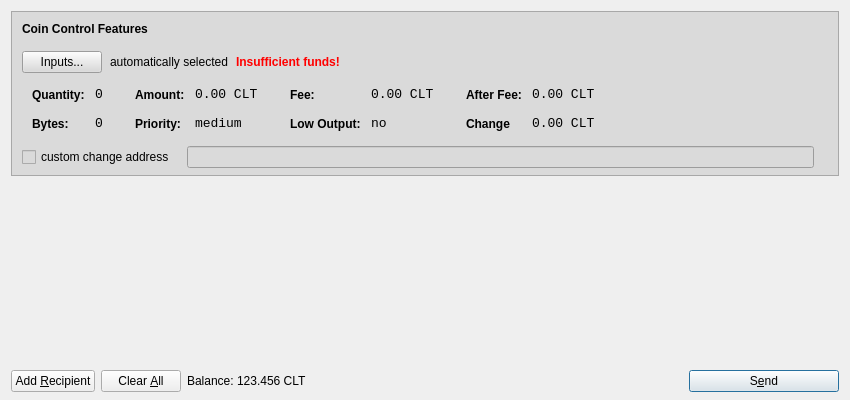
<?xml version="1.0" encoding="UTF-8"?>
<ui version="4.0">
 <class>SendCoinsDialog</class>
 <widget class="QDialog" name="SendCoinsDialog">
  <property name="geometry">
   <rect>
    <x>0</x>
    <y>0</y>
    <width>850</width>
    <height>400</height>
   </rect>
  </property>
  <property name="windowTitle">
   <string>Send Coins</string>
  </property>
  <layout class="QVBoxLayout" name="verticalLayout" stretch="0,1,0">
   <property name="bottomMargin">
    <number>8</number>
   </property>
   <item>
    <widget class="QFrame" name="frameCoinControl">
     <property name="sizePolicy">
      <sizepolicy hsizetype="Expanding" vsizetype="Expanding">
       <horstretch>0</horstretch>
       <verstretch>0</verstretch>
      </sizepolicy>
     </property>
     <property name="maximumSize">
      <size>
       <width>16777215</width>
       <height>16777215</height>
      </size>
     </property>
     <property name="styleSheet">
      <string notr="true">background-color: rgb(218, 218, 218);</string>
     </property>
     <property name="frameShape">
      <enum>QFrame::StyledPanel</enum>
     </property>
     <property name="frameShadow">
      <enum>QFrame::Sunken</enum>
     </property>
     <layout class="QVBoxLayout" name="verticalLayoutCoinControl2">
      <property name="spacing">
       <number>6</number>
      </property>
      <property name="leftMargin">
       <number>0</number>
      </property>
      <property name="topMargin">
       <number>0</number>
      </property>
      <property name="rightMargin">
       <number>0</number>
      </property>
      <property name="bottomMargin">
       <number>6</number>
      </property>
      <item>
       <layout class="QVBoxLayout" name="verticalLayoutCoinControl" stretch="0,0,0,0,1">
        <property name="spacing">
         <number>0</number>
        </property>
        <property name="leftMargin">
         <number>10</number>
        </property>
        <property name="topMargin">
         <number>10</number>
        </property>
        <item>
         <layout class="QHBoxLayout" name="horizontalLayoutCoinControl1">
          <property name="bottomMargin">
           <number>15</number>
          </property>
          <item>
           <widget class="QLabel" name="labelCoinControlFeatures">
            <property name="sizePolicy">
             <sizepolicy hsizetype="Preferred" vsizetype="Maximum">
              <horstretch>0</horstretch>
              <verstretch>0</verstretch>
             </sizepolicy>
            </property>
            <property name="font">
             <font>
              <weight>75</weight>
              <bold>true</bold>
             </font>
            </property>
            <property name="styleSheet">
             <string notr="true">font-weight:bold;  background: transparent;</string>
            </property>
            <property name="text">
             <string>Coin Control Features</string>
            </property>
           </widget>
          </item>
         </layout>
        </item>
        <item>
         <layout class="QHBoxLayout" name="horizontalLayoutCoinControl2" stretch="0,0,0,0">
          <property name="spacing">
           <number>8</number>
          </property>
          <property name="bottomMargin">
           <number>10</number>
          </property>
          <item>
           <widget class="QPushButton" name="pushButtonCoinControl">
            <property name="styleSheet">
             <string notr="true"/>
            </property>
            <property name="text">
             <string>Inputs...</string>
            </property>
           </widget>
          </item>
          <item>
           <widget class="QLabel" name="labelCoinControlAutomaticallySelected">
            <property name="styleSheet">
             <string notr="true"> background: transparent;</string>
            </property>
            <property name="text">
             <string>automatically selected</string>
            </property>
            <property name="margin">
             <number>5</number>
            </property>
           </widget>
          </item>
          <item>
           <widget class="QLabel" name="labelCoinControlInsuffFunds">
            <property name="font">
             <font>
              <weight>75</weight>
              <bold>true</bold>
             </font>
            </property>
            <property name="styleSheet">
             <string notr="true">QLabel { color: red;  background: transparent; font-weight:bold;}</string>
            </property>
            <property name="text">
             <string>Insufficient funds!</string>
            </property>
            <property name="margin">
             <number>5</number>
            </property>
           </widget>
          </item>
          <item>
           <spacer name="horizontalSpacerCoinControl">
            <property name="orientation">
             <enum>Qt::Horizontal</enum>
            </property>
            <property name="sizeHint" stdset="0">
             <size>
              <width>40</width>
              <height>1</height>
             </size>
            </property>
           </spacer>
          </item>
         </layout>
        </item>
        <item>
         <widget class="QWidget" name="widgetCoinControl" native="true">
          <property name="sizePolicy">
           <sizepolicy hsizetype="Preferred" vsizetype="Preferred">
            <horstretch>0</horstretch>
            <verstretch>0</verstretch>
           </sizepolicy>
          </property>
          <property name="minimumSize">
           <size>
            <width>0</width>
            <height>0</height>
           </size>
          </property>
          <property name="styleSheet">
           <string notr="true"> background: transparent;</string>
          </property>
          <layout class="QHBoxLayout" name="horizontalLayoutCoinControl5">
           <property name="leftMargin">
            <number>0</number>
           </property>
           <property name="topMargin">
            <number>0</number>
           </property>
           <property name="rightMargin">
            <number>0</number>
           </property>
           <property name="bottomMargin">
            <number>0</number>
           </property>
           <item>
            <layout class="QHBoxLayout" name="horizontalLayoutCoinControl3" stretch="0,0,0,1">
             <property name="spacing">
              <number>20</number>
             </property>
             <property name="topMargin">
              <number>0</number>
             </property>
             <property name="bottomMargin">
              <number>10</number>
             </property>
             <item>
              <layout class="QFormLayout" name="formLayoutCoinControl1">
               <property name="horizontalSpacing">
                <number>10</number>
               </property>
               <property name="verticalSpacing">
                <number>14</number>
               </property>
               <property name="leftMargin">
                <number>10</number>
               </property>
               <property name="topMargin">
                <number>4</number>
               </property>
               <property name="rightMargin">
                <number>6</number>
               </property>
               <item row="0" column="0">
                <widget class="QLabel" name="labelCoinControlQuantityText">
                 <property name="styleSheet">
                  <string notr="true">font-weight:bold;  background: transparent;</string>
                 </property>
                 <property name="text">
                  <string>Quantity:</string>
                 </property>
                 <property name="margin">
                  <number>0</number>
                 </property>
                </widget>
               </item>
               <item row="0" column="1">
                <widget class="QLabel" name="labelCoinControlQuantity">
                 <property name="font">
                  <font>
                   <family>Monospace</family>
                   <pointsize>10</pointsize>
                  </font>
                 </property>
                 <property name="cursor">
                  <cursorShape>IBeamCursor</cursorShape>
                 </property>
                 <property name="contextMenuPolicy">
                  <enum>Qt::ActionsContextMenu</enum>
                 </property>
                 <property name="styleSheet">
                  <string notr="true"> background: transparent;</string>
                 </property>
                 <property name="text">
                  <string>0</string>
                 </property>
                 <property name="margin">
                  <number>0</number>
                 </property>
                 <property name="textInteractionFlags">
                  <set>Qt::LinksAccessibleByMouse|Qt::TextSelectableByKeyboard|Qt::TextSelectableByMouse</set>
                 </property>
                </widget>
               </item>
               <item row="1" column="0">
                <widget class="QLabel" name="labelCoinControlBytesText">
                 <property name="styleSheet">
                  <string notr="true">font-weight:bold;  background: transparent;</string>
                 </property>
                 <property name="text">
                  <string>Bytes:</string>
                 </property>
                </widget>
               </item>
               <item row="1" column="1">
                <widget class="QLabel" name="labelCoinControlBytes">
                 <property name="font">
                  <font>
                   <family>Monospace</family>
                   <pointsize>10</pointsize>
                  </font>
                 </property>
                 <property name="cursor">
                  <cursorShape>IBeamCursor</cursorShape>
                 </property>
                 <property name="contextMenuPolicy">
                  <enum>Qt::ActionsContextMenu</enum>
                 </property>
                 <property name="styleSheet">
                  <string notr="true"> background: transparent;</string>
                 </property>
                 <property name="text">
                  <string>0</string>
                 </property>
                 <property name="textInteractionFlags">
                  <set>Qt::LinksAccessibleByMouse|Qt::TextSelectableByKeyboard|Qt::TextSelectableByMouse</set>
                 </property>
                </widget>
               </item>
              </layout>
             </item>
             <item>
              <layout class="QFormLayout" name="formLayoutCoinControl2">
               <property name="horizontalSpacing">
                <number>10</number>
               </property>
               <property name="verticalSpacing">
                <number>14</number>
               </property>
               <property name="leftMargin">
                <number>6</number>
               </property>
               <property name="topMargin">
                <number>4</number>
               </property>
               <property name="rightMargin">
                <number>6</number>
               </property>
               <item row="0" column="0">
                <widget class="QLabel" name="labelCoinControlAmountText">
                 <property name="styleSheet">
                  <string notr="true">font-weight:bold;  background: transparent;</string>
                 </property>
                 <property name="text">
                  <string>Amount:</string>
                 </property>
                 <property name="margin">
                  <number>0</number>
                 </property>
                </widget>
               </item>
               <item row="0" column="1">
                <widget class="QLabel" name="labelCoinControlAmount">
                 <property name="font">
                  <font>
                   <family>Monospace</family>
                   <pointsize>10</pointsize>
                  </font>
                 </property>
                 <property name="cursor">
                  <cursorShape>IBeamCursor</cursorShape>
                 </property>
                 <property name="contextMenuPolicy">
                  <enum>Qt::ActionsContextMenu</enum>
                 </property>
                 <property name="styleSheet">
                  <string notr="true"> background: transparent;</string>
                 </property>
                 <property name="text">
                  <string>0.00 CLT</string>
                 </property>
                 <property name="textInteractionFlags">
                  <set>Qt::LinksAccessibleByMouse|Qt::TextSelectableByKeyboard|Qt::TextSelectableByMouse</set>
                 </property>
                </widget>
               </item>
               <item row="1" column="0">
                <widget class="QLabel" name="labelCoinControlPriorityText">
                 <property name="styleSheet">
                  <string notr="true">font-weight:bold;  background: transparent;</string>
                 </property>
                 <property name="text">
                  <string>Priority:</string>
                 </property>
                </widget>
               </item>
               <item row="1" column="1">
                <widget class="QLabel" name="labelCoinControlPriority">
                 <property name="font">
                  <font>
                   <family>Monospace</family>
                   <pointsize>10</pointsize>
                  </font>
                 </property>
                 <property name="cursor">
                  <cursorShape>IBeamCursor</cursorShape>
                 </property>
                 <property name="contextMenuPolicy">
                  <enum>Qt::ActionsContextMenu</enum>
                 </property>
                 <property name="text">
                  <string>medium</string>
                 </property>
                 <property name="textInteractionFlags">
                  <set>Qt::LinksAccessibleByMouse|Qt::TextSelectableByKeyboard|Qt::TextSelectableByMouse</set>
                 </property>
                </widget>
               </item>
              </layout>
             </item>
             <item>
              <layout class="QFormLayout" name="formLayoutCoinControl3">
               <property name="horizontalSpacing">
                <number>10</number>
               </property>
               <property name="verticalSpacing">
                <number>14</number>
               </property>
               <property name="leftMargin">
                <number>6</number>
               </property>
               <property name="topMargin">
                <number>4</number>
               </property>
               <property name="rightMargin">
                <number>6</number>
               </property>
               <item row="0" column="0">
                <widget class="QLabel" name="labelCoinControlFeeText">
                 <property name="styleSheet">
                  <string notr="true">font-weight:bold;</string>
                 </property>
                 <property name="text">
                  <string>Fee:</string>
                 </property>
                 <property name="margin">
                  <number>0</number>
                 </property>
                </widget>
               </item>
               <item row="0" column="1">
                <widget class="QLabel" name="labelCoinControlFee">
                 <property name="font">
                  <font>
                   <family>Monospace</family>
                   <pointsize>10</pointsize>
                  </font>
                 </property>
                 <property name="cursor">
                  <cursorShape>IBeamCursor</cursorShape>
                 </property>
                 <property name="contextMenuPolicy">
                  <enum>Qt::ActionsContextMenu</enum>
                 </property>
                 <property name="text">
                  <string>0.00 CLT</string>
                 </property>
                 <property name="textInteractionFlags">
                  <set>Qt::LinksAccessibleByMouse|Qt::TextSelectableByKeyboard|Qt::TextSelectableByMouse</set>
                 </property>
                </widget>
               </item>
               <item row="1" column="0">
                <widget class="QLabel" name="labelCoinControlLowOutputText">
                 <property name="styleSheet">
                  <string notr="true">font-weight:bold;</string>
                 </property>
                 <property name="text">
                  <string>Low Output:</string>
                 </property>
                </widget>
               </item>
               <item row="1" column="1">
                <widget class="QLabel" name="labelCoinControlLowOutput">
                 <property name="font">
                  <font>
                   <family>Monospace</family>
                   <pointsize>10</pointsize>
                  </font>
                 </property>
                 <property name="cursor">
                  <cursorShape>IBeamCursor</cursorShape>
                 </property>
                 <property name="contextMenuPolicy">
                  <enum>Qt::ActionsContextMenu</enum>
                 </property>
                 <property name="text">
                  <string>no</string>
                 </property>
                 <property name="textInteractionFlags">
                  <set>Qt::LinksAccessibleByMouse|Qt::TextSelectableByKeyboard|Qt::TextSelectableByMouse</set>
                 </property>
                </widget>
               </item>
              </layout>
             </item>
             <item>
              <layout class="QFormLayout" name="formLayoutCoinControl4">
               <property name="horizontalSpacing">
                <number>10</number>
               </property>
               <property name="verticalSpacing">
                <number>14</number>
               </property>
               <property name="leftMargin">
                <number>6</number>
               </property>
               <property name="topMargin">
                <number>4</number>
               </property>
               <property name="rightMargin">
                <number>6</number>
               </property>
               <item row="0" column="0">
                <widget class="QLabel" name="labelCoinControlAfterFeeText">
                 <property name="styleSheet">
                  <string notr="true">font-weight:bold;</string>
                 </property>
                 <property name="text">
                  <string>After Fee:</string>
                 </property>
                 <property name="margin">
                  <number>0</number>
                 </property>
                </widget>
               </item>
               <item row="0" column="1">
                <widget class="QLabel" name="labelCoinControlAfterFee">
                 <property name="font">
                  <font>
                   <family>Monospace</family>
                   <pointsize>10</pointsize>
                  </font>
                 </property>
                 <property name="cursor">
                  <cursorShape>IBeamCursor</cursorShape>
                 </property>
                 <property name="contextMenuPolicy">
                  <enum>Qt::ActionsContextMenu</enum>
                 </property>
                 <property name="text">
                  <string>0.00 CLT</string>
                 </property>
                 <property name="textInteractionFlags">
                  <set>Qt::LinksAccessibleByMouse|Qt::TextSelectableByKeyboard|Qt::TextSelectableByMouse</set>
                 </property>
                </widget>
               </item>
               <item row="1" column="0">
                <widget class="QLabel" name="labelCoinControlChangeText">
                 <property name="styleSheet">
                  <string notr="true">font-weight:bold;</string>
                 </property>
                 <property name="text">
                  <string>Change</string>
                 </property>
                </widget>
               </item>
               <item row="1" column="1">
                <widget class="QLabel" name="labelCoinControlChange">
                 <property name="font">
                  <font>
                   <family>Monospace</family>
                   <pointsize>10</pointsize>
                  </font>
                 </property>
                 <property name="cursor">
                  <cursorShape>IBeamCursor</cursorShape>
                 </property>
                 <property name="contextMenuPolicy">
                  <enum>Qt::ActionsContextMenu</enum>
                 </property>
                 <property name="text">
                  <string>0.00 CLT</string>
                 </property>
                 <property name="textInteractionFlags">
                  <set>Qt::LinksAccessibleByMouse|Qt::TextSelectableByKeyboard|Qt::TextSelectableByMouse</set>
                 </property>
                </widget>
               </item>
              </layout>
             </item>
            </layout>
           </item>
          </layout>
         </widget>
        </item>
        <item>
         <layout class="QHBoxLayout" name="horizontalLayoutCoinControl4" stretch="0,0,0">
          <property name="spacing">
           <number>12</number>
          </property>
          <property name="sizeConstraint">
           <enum>QLayout::SetDefaultConstraint</enum>
          </property>
          <property name="topMargin">
           <number>5</number>
          </property>
          <property name="rightMargin">
           <number>5</number>
          </property>
          <item>
           <widget class="QCheckBox" name="checkBoxCoinControlChange">
            <property name="text">
             <string>custom change address</string>
            </property>
           </widget>
          </item>
          <item>
           <widget class="QLineEdit" name="lineEditCoinControlChange">
            <property name="enabled">
             <bool>false</bool>
            </property>
            <property name="sizePolicy">
             <sizepolicy hsizetype="Expanding" vsizetype="Fixed">
              <horstretch>0</horstretch>
              <verstretch>0</verstretch>
             </sizepolicy>
            </property>
           </widget>
          </item>
          <item>
           <widget class="QLabel" name="labelCoinControlChangeLabel">
            <property name="sizePolicy">
             <sizepolicy hsizetype="Preferred" vsizetype="Expanding">
              <horstretch>0</horstretch>
              <verstretch>0</verstretch>
             </sizepolicy>
            </property>
            <property name="minimumSize">
             <size>
              <width>0</width>
              <height>0</height>
             </size>
            </property>
            <property name="text">
             <string/>
            </property>
            <property name="margin">
             <number>3</number>
            </property>
           </widget>
          </item>
         </layout>
        </item>
        <item>
         <spacer name="verticalSpacerCoinControl">
          <property name="orientation">
           <enum>Qt::Vertical</enum>
          </property>
          <property name="sizeHint" stdset="0">
           <size>
            <width>800</width>
            <height>1</height>
           </size>
          </property>
         </spacer>
        </item>
       </layout>
      </item>
     </layout>
    </widget>
   </item>
   <item>
    <widget class="QScrollArea" name="scrollArea">
     <property name="styleSheet">
      <string notr="true">background-color: transparent;</string>
     </property>
     <property name="widgetResizable">
      <bool>true</bool>
     </property>
     <widget class="QWidget" name="scrollAreaWidgetContents">
      <property name="geometry">
       <rect>
        <x>0</x>
        <y>0</y>
        <width>830</width>
        <height>173</height>
       </rect>
      </property>
      <layout class="QVBoxLayout" name="verticalLayout_2">
       <property name="leftMargin">
        <number>0</number>
       </property>
       <property name="topMargin">
        <number>0</number>
       </property>
       <property name="rightMargin">
        <number>0</number>
       </property>
       <property name="bottomMargin">
        <number>0</number>
       </property>
       <item>
        <layout class="QVBoxLayout" name="entries">
         <property name="spacing">
          <number>6</number>
         </property>
        </layout>
       </item>
       <item>
        <spacer name="verticalSpacer">
         <property name="orientation">
          <enum>Qt::Vertical</enum>
         </property>
         <property name="sizeHint" stdset="0">
          <size>
           <width>20</width>
           <height>40</height>
          </size>
         </property>
        </spacer>
       </item>
      </layout>
     </widget>
    </widget>
   </item>
   <item>
    <layout class="QHBoxLayout" name="horizontalLayout">
     <item>
      <widget class="QPushButton" name="addButton">
       <property name="toolTip">
        <string>Send to multiple recipients at once</string>
       </property>
       <property name="text">
        <string>Add &amp;Recipient</string>
       </property>
       <property name="autoDefault">
        <bool>false</bool>
       </property>
      </widget>
     </item>
     <item>
      <widget class="QPushButton" name="clearButton">
       <property name="sizePolicy">
        <sizepolicy hsizetype="Minimum" vsizetype="Fixed">
         <horstretch>0</horstretch>
         <verstretch>0</verstretch>
        </sizepolicy>
       </property>
       <property name="toolTip">
        <string>Remove all transaction fields</string>
       </property>
       <property name="text">
        <string>Clear &amp;All</string>
       </property>
       <property name="autoRepeatDelay">
        <number>300</number>
       </property>
       <property name="autoDefault">
        <bool>false</bool>
       </property>
      </widget>
     </item>
     <item>
      <layout class="QHBoxLayout" name="horizontalLayout_2">
       <property name="spacing">
        <number>3</number>
       </property>
       <item>
        <widget class="QLabel" name="label">
         <property name="sizePolicy">
          <sizepolicy hsizetype="Preferred" vsizetype="Fixed">
           <horstretch>0</horstretch>
           <verstretch>0</verstretch>
          </sizepolicy>
         </property>
         <property name="text">
          <string>Balance:</string>
         </property>
        </widget>
       </item>
       <item>
        <widget class="QLabel" name="labelBalance">
         <property name="sizePolicy">
          <sizepolicy hsizetype="Preferred" vsizetype="Fixed">
           <horstretch>0</horstretch>
           <verstretch>0</verstretch>
          </sizepolicy>
         </property>
         <property name="cursor">
          <cursorShape>IBeamCursor</cursorShape>
         </property>
         <property name="text">
          <string>123.456 CLT</string>
         </property>
         <property name="textInteractionFlags">
          <set>Qt::LinksAccessibleByMouse|Qt::TextSelectableByKeyboard|Qt::TextSelectableByMouse</set>
         </property>
        </widget>
       </item>
      </layout>
     </item>
     <item>
      <spacer name="horizontalSpacer">
       <property name="orientation">
        <enum>Qt::Horizontal</enum>
       </property>
       <property name="sizeHint" stdset="0">
        <size>
         <width>40</width>
         <height>20</height>
        </size>
       </property>
      </spacer>
     </item>
     <item>
      <widget class="QPushButton" name="sendButton">
       <property name="minimumSize">
        <size>
         <width>150</width>
         <height>0</height>
        </size>
       </property>
       <property name="toolTip">
        <string>Confirm the send action</string>
       </property>
       <property name="text">
        <string>S&amp;end</string>
       </property>
       <property name="default">
        <bool>true</bool>
       </property>
      </widget>
     </item>
    </layout>
   </item>
  </layout>
 </widget>
 <resources>
  <include location="../bitcoin.qrc"/>
 </resources>
 <connections/>
</ui>
